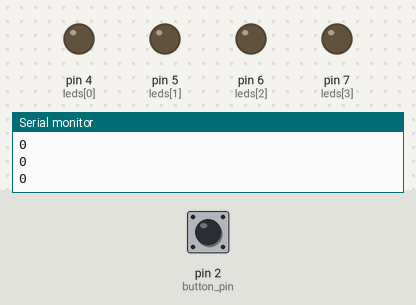
Bench run of a sketch on a simulated Arduino Uno, built with avr-gcc and run on an emulated ATmega328P. On the bench: output pins drawn as LEDs (lit = HIGH), the last lines printed to the serial monitor. Dashed ring = blinking. The test bench sets the inputs (shaded band); at power-on: pin 2 (button_pin) LOW.

Above: at 1.2 s.
1.3 s: pin 2 (button_pin) pulled HIGH for 1 s
At 1.65 s:
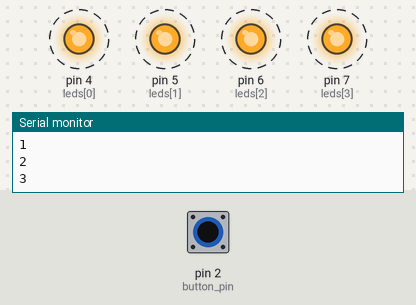
4.3 s: pin 2 (button_pin) pulled HIGH for 0.15 s
At 4.8 s:
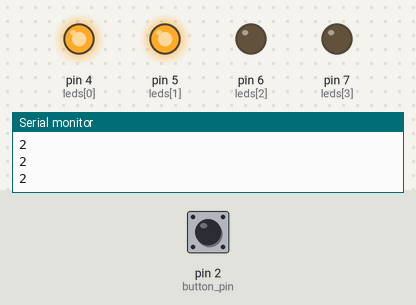
5.9 s: pin 2 (button_pin) pulled HIGH for 3.2 s
At 9.7 s:
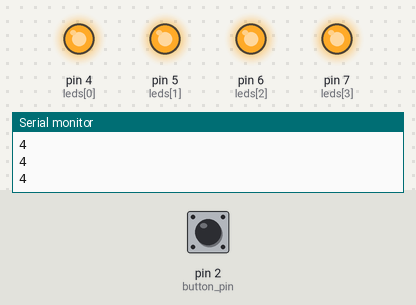
Timing chart, 0 to 11.2 s (numbered marks = the images above; inputs shaded):
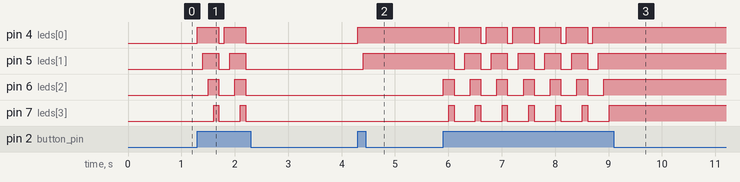

Measured:
- after the input at 1.3 s, pin 4 (leds[0]): alternates HIGH for 0.40 s and LOW for 0.10 s, 4 changes in all, then stays LOW, starting at once; pin 5 (leds[1]): alternates HIGH for 0.30 s and LOW for 0.20 s, 4 changes in all, then stays LOW, starting after 0.10 s
- after the input at 4.3 s, pin 4 (leds[0]): LOW → HIGH at once; pin 5 (leds[1]): LOW → HIGH after 0.10 s
- after the input at 5.9 s, pin 4 (leds[0]): alternates HIGH for 0.40 s and LOW for 0.10 s, 12 changes in all, then stays HIGH, starting after 0.21 s; pin 5 (leds[1]): alternates HIGH for 0.30 s and LOW for 0.20 s, 12 changes in all, then stays HIGH, starting after 0.21 s

The sketch:

sketch_jan28a.ino
```cpp
int leds[] = {4, 5, 6, 7};
int button_pin = 2;
int number_of_leds = 4;
int button_value = 0;
int button_pushing = 0;
int n = 0;

void setup() {
  Serial.begin(9600);
  for(int i = 0; i < number_of_leds; i++) {
    pinMode(leds[i], OUTPUT);
  }
  pinMode(button_pin, INPUT);
}

void loop() {
  button_value = digitalRead(button_pin);
  Serial.println(n);
  if (button_value == HIGH) {
    digitalWrite(leds[n], HIGH);
    n++;
    if ( n == 5 ) {
        n = 0;
        for(int i = 0; i < number_of_leds; i++) {
            digitalWrite(leds[i], LOW);
          }
  }
  }
    delay(100);
  }
```
